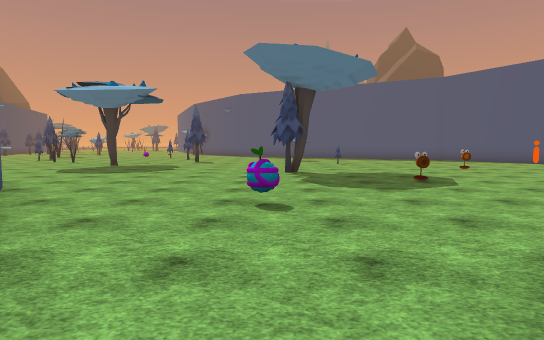
View 1 (above)

16 first-person views from a walk through a Unity game level. The camera is 1.5 m above the floor, tilts 4° down and sees 75° across. The floor is counted in squares, 2 m on a side. Each view is taken from the middle of a square. On the plan, view 1 faces up. The plan holds only what a view shows up to about 11 squares ahead; the rest is blank. The place goes on beyond the plan. The player character is not drawn. Some animated figures are not drawn. Some surface patterns are stand-ins.

View 2
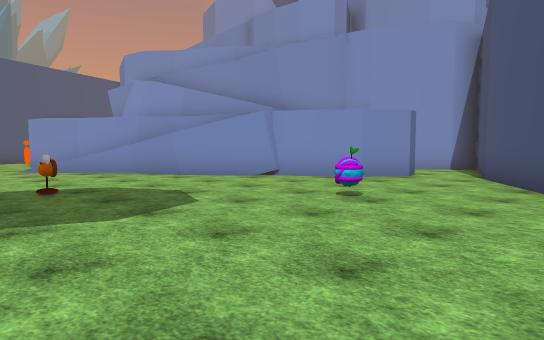

View 3
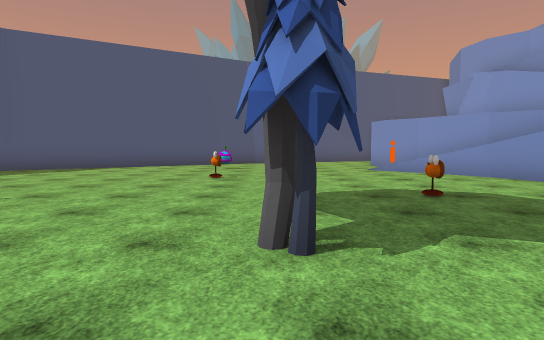

View 4
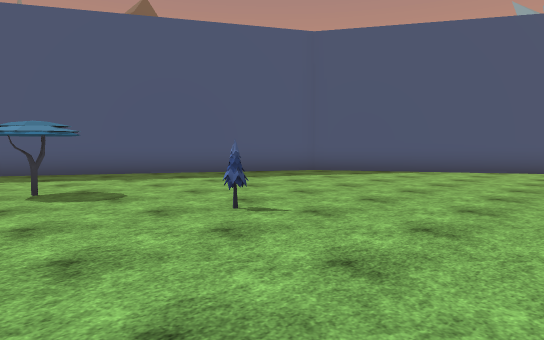

View 5
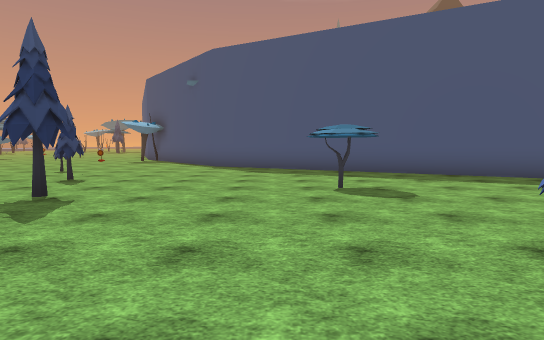

View 6
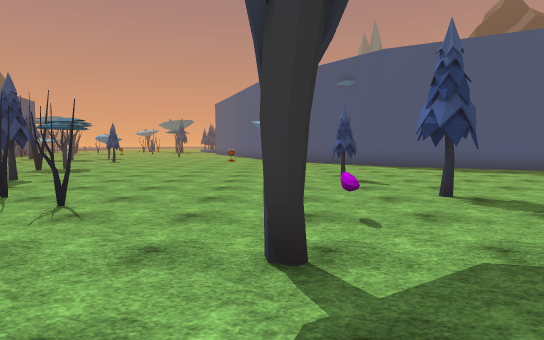

View 7
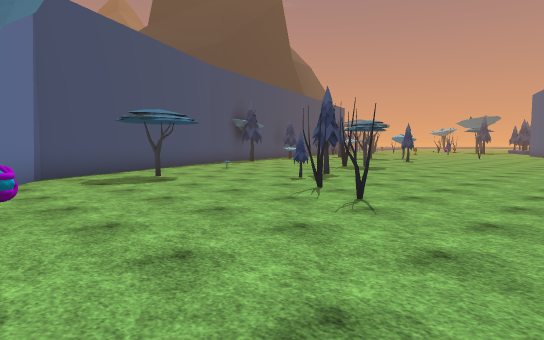

View 8
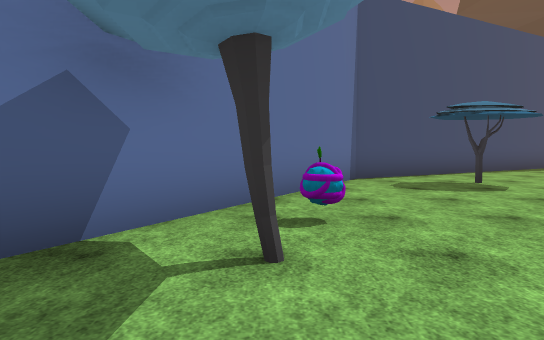

View 9
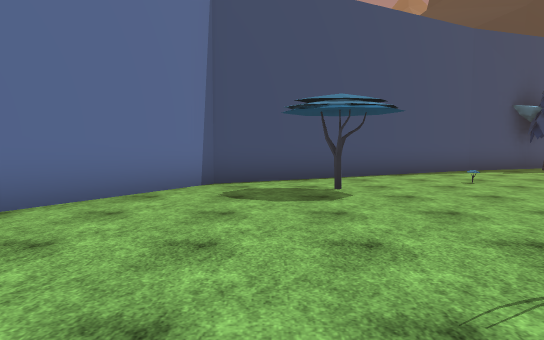

View 10
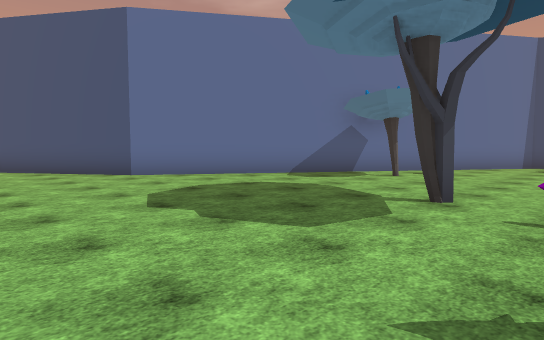

View 11
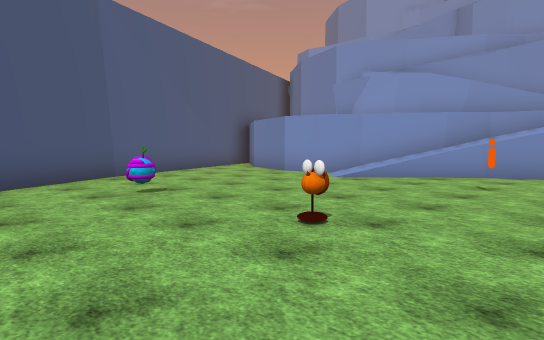

View 12
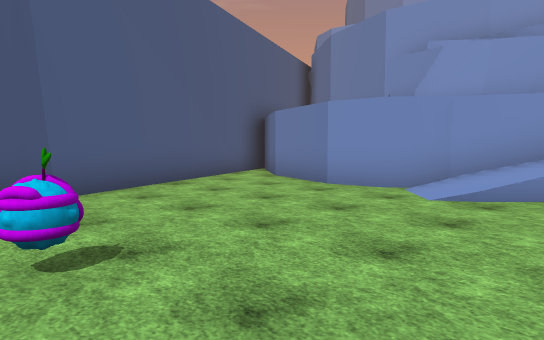

View 13
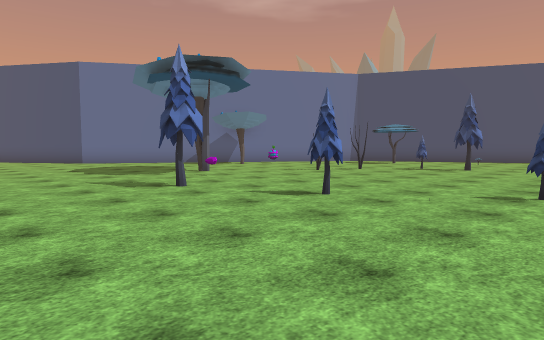

View 14
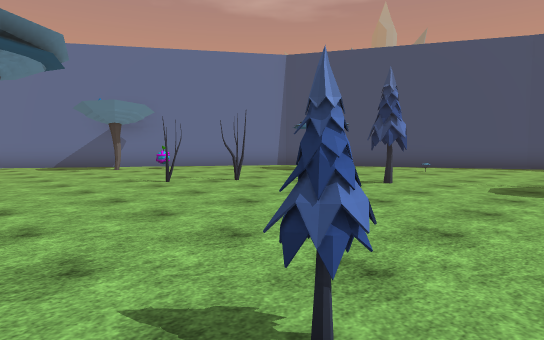

View 15
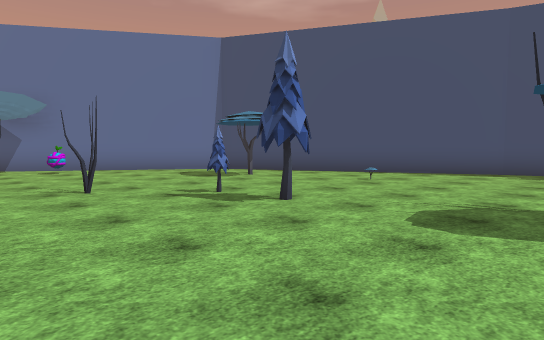

View 16
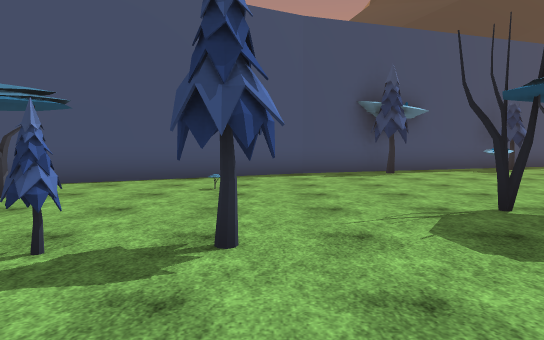

### Floor plan
Points are (right, up) in squares from view 1. A wall is a line through its corners. A room is listed if a view was taken in it or the views show most of it. See-through windows are left out.
Room 1 (view 1)
walls: (1, -2.5) (1.4, -2.2); (-0.8, 0.3) (0, -2.5)
ways out: opening at (0, 0) to room 2
Room 2 (views 2, 3, 4, 5, 6, 7, 8, 9, 10, 11, 12, 13, 14, 15, 16)
walls: (4.6, 4) (5.2, 4.5); (3.7, 3.3) (4.2, 3.7); (3.4, 3.1) (3.9, 3.6); (2.5, 2.3) (2.9, 2.6); (1.8, 1.9) (2.2, 2.2); (5.5, 3.1) (6.4, 3.5); (7.3, 4.3) (7.7, 4.6); (9.1, 5.4) (10, 6.1) (10.7, 6.3); (7.8, 3.1) (8.3, 3.4); (11.3, 6.3) (11.8, 6.1); (12.1, 6) (12.5, 5.9); (-18.5, 19.9) (-14.9, 12.9) (-4.8, 6.3) (-0.8, 0.1); (14.3, 6.7) (12.5, 11) (8.5, 17.7) (0.8, 22); (-19, 21.5) (-18.4, 19.8)
low walls: (7.2, 5.6) (7.6, 6)
ways out: opening at (0, 0) to room 1
objects: other object (-20, 22); other object (-19, 22); other object (-14, 15); other object (-13, 22); other object (-12, 19) to (-11, 19); other object (-11, 12); other object (-11, 17); other object (-10, 16); other object (-9, 11); other object (-9, 15); other object (-6, 13); other object (-6, 21); other object (-5, 15); other object (-4, 19); other object (-3, 16); other object (0, 4); other object (0, 10); other object (1, 10); other object (1, 17); other object (3, 8); other object (3, 14); other object (6, 7); other object (6, 11); other object (9, 12)

Positions as (right, up) in squares from view 1, and headings:
1: (0, 0), facing up
2: (-3, 9), facing down-right
3: (-2, 10), facing right
4: (0, 11), facing up-right
5: (0, 11), facing up
6: (-6, 11), facing up
7: (-6, 11), facing up-left
8: (-7, 11), facing left
9: (-8, 14), facing left
10: (-1, 15), facing down-left
11: (4, 14), facing down-right
12: (7, 12), facing down-right
13: (0, 22), facing down-left
14: (-5, 22), facing down-left
15: (-8, 22), facing down-left
16: (-9, 19), facing left
